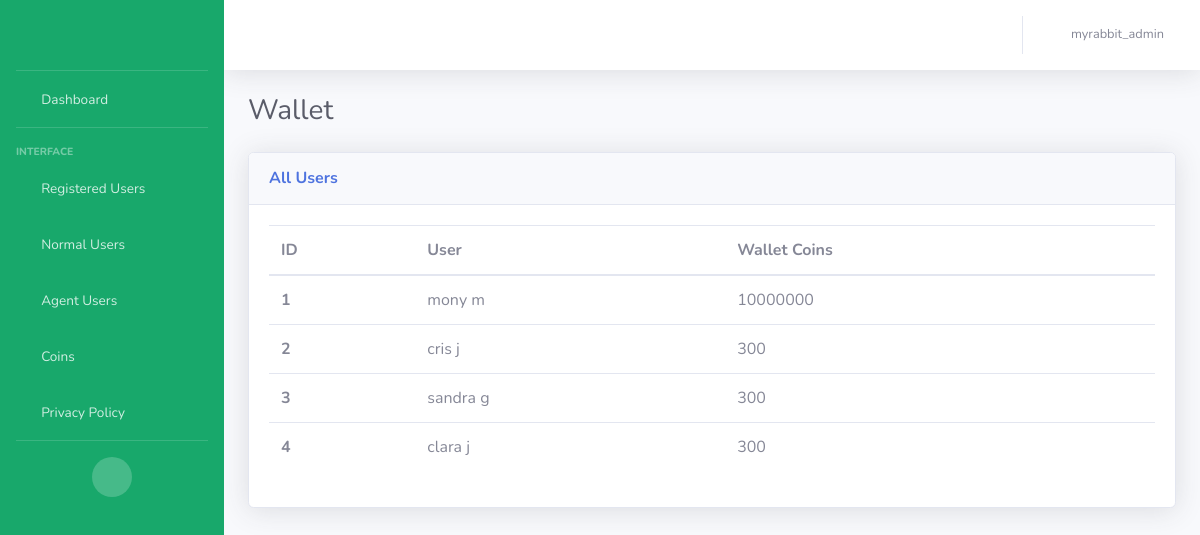
/wallet_normal_user (signed in), run on an earlier commit of the app's database.
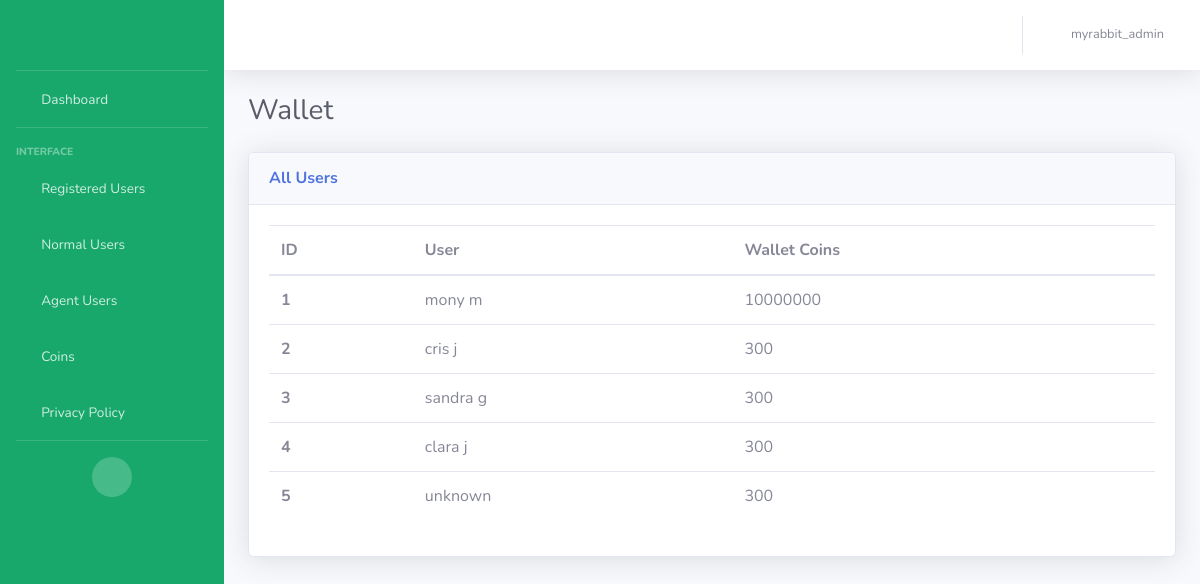
And on a later commit of the database.
### my_rabit_app/models.py (models this page shows, shortened)
class WalletModel(models.Model):
    wallet_id = models.AutoField(primary_key=True)
    user = models.ForeignKey(CustomerModel, on_delete=models.CASCADE)
    wallet_coins = models.IntegerField(default=300, null=True)
    call_amount = models.FloatField(default=0.0)
    total_minutes = models.IntegerField(default=0)
    total_amount = models.FloatField(default=0.0)

class CustomerModel(models.Model):
    NORMAL_USER = 'Normal User'
    AGENT_USER = 'Agent User'
    USER_STATUS_CHOICES = [
        (NORMAL_USER, 'Normal User'),
        (AGENT_USER, 'Agent User'),
    ]
    MALE = 'Male'
    FEMALE = 'Female'
    GENDER_CHOICES = [
        (MALE, 'Male'),
        (FEMALE, 'Female')
    ]
    customer_id = models.AutoField(primary_key=True)
    customer_first_name = models.CharField(max_length=100, blank=False)
    customer_last_name = models.CharField(max_length=100, default="unknown")
    customer_email = models.EmailField(default="unknown")
    customer_phone_number = models.CharField(max_length=50)
    customer_password = models.CharField(max_length=100, default='unknown')
    rating = models.IntegerField(default=0)
    terms_conditions = models.BooleanField(default=False)
    is_online = models.BooleanField(default=False)
    is_engaged = models.BooleanField(default=False)
    is_existing = models.BooleanField(default=False)
    adhaar_no = models.CharField(max_length=50, default="unknown")
    terms_conditions = models.BooleanField(default=False)
    gender = models.CharField(
        max_length=20,
        choices=GENDER_CHOICES,
        null=True
    )
    status = models.CharField(
        max_length=20,
        choices=USER_STATUS_CHOICES,
        default=NORMAL_USER,
    )
    @property
    def rating(self):
        from .models import RatingModel
        rating = RatingModel.objects.filter(agent=self).aggregate(Avg('ratings')).get('ratings__avg')
        return rating if rating is not None else 0

### my_rabit_app/views.py (the view)
# urls.py: path('wallet_normal_user', views.wallet_normaluser, name='wallet_normal_users'),  # wallet page for normal user
def wallet_normaluser(request):
    username = request.session.get('user', None)
    if username is None:
        return redirect('/login')
    wallets = WalletModel.objects.filter(user__status='Normal User')
    return render(request, 'normaluser_wallet.html', {'wallets': wallets, 'username': username})

### templates/normaluser_wallet.html (shortened to what this page needs)
{% extends 'base.html' %}
{% block content %}
    <div class="container-fluid">
        <div class="d-sm-flex align-items-center justify-content-between mb-4">
            <h1 class="h3 mb-0 text-gray-800">Wallet</h1>
        </div>
        <div class="row">
            <div class="col">
                <div class="card shadow mb-4">
                    <div
                        class="card-header py-3 d-flex flex-row align-items-center justify-content-between">
                        <h6 class="m-0 font-weight-bold text-primary">All Users</h6>
                    </div>
                    <div class="card-body">
                        <div>
                            <table class="table all-users">
                              <thead>
                                <tr>
                                  <th scope="col">ID</th>
                                  <th scope="col">User</th>
                                  <th scope="col">Wallet Coins</th>
                                </tr>
                              </thead>
                              <tbody>
                              {% for wallet in wallets %}
                                <tr>
                                  <th scope="row">{{ forloop.counter }}</th>
                                  <td>{{wallet.user.customer_first_name}} {{wallet.user.customer_last_name}}</td>
                                  <td>{{wallet.wallet_coins}}</td>
                                </tr>
                              {% endfor %}
                              </tbody>
                            </table>
                        </div>
                    </div>
                </div>
            </div>
        </div>
    </div>
{% endblock %}

What changed in the data, as far as the page shows it:
added WalletModel: user.customer_last_name "unknown", wallet_coins "300"
